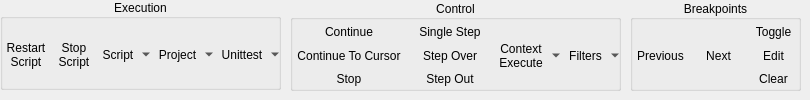
    <widget class="QWidget" name="tabRun">
     <attribute name="title">
      <string>Run</string>
     </attribute>
     <widget class="QGroupBox" name="groupBox_5">
      <property name="geometry">
       <rect>
        <x>0</x>
        <y>-1</y>
        <width>281</width>
        <height>91</height>
       </rect>
      </property>
      <property name="title">
       <string>Execution</string>
      </property>
      <property name="alignment">
       <set>Qt::AlignCenter</set>
      </property>
      <property name="flat">
       <bool>true</bool>
      </property>
      <widget class="QWidget" name="layoutWidget">
       <property name="geometry">
        <rect>
         <x>0</x>
         <y>20</y>
         <width>281</width>
         <height>71</height>
        </rect>
       </property>
       <layout class="QHBoxLayout" name="horizontalLayout">
        <property name="spacing">
         <number>0</number>
        </property>
        <item>
         <widget class="QToolButton" name="toolButton_5">
          <property name="sizePolicy">
           <sizepolicy hsizetype="Preferred" vsizetype="Expanding">
            <horstretch>0</horstretch>
            <verstretch>0</verstretch>
           </sizepolicy>
          </property>
          <property name="minimumSize">
           <size>
            <width>44</width>
            <height>22</height>
           </size>
          </property>
          <property name="text">
           <string>Restart
Script</string>
          </property>
          <property name="icon">
           <iconset resource="../../Resources/Icons/ericActions.qrc">
            <normaloff>:/Run/restart.png</normaloff>:/Run/restart.png</iconset>
          </property>
          <property name="iconSize">
           <size>
            <width>32</width>
            <height>32</height>
           </size>
          </property>
          <property name="popupMode">
           <enum>QToolButton::DelayedPopup</enum>
          </property>
          <property name="toolButtonStyle">
           <enum>Qt::ToolButtonTextUnderIcon</enum>
          </property>
          <property name="autoRaise">
           <bool>true</bool>
          </property>
         </widget>
        </item>
        <item>
         <widget class="QToolButton" name="toolButton_16">
          <property name="sizePolicy">
           <sizepolicy hsizetype="Preferred" vsizetype="Expanding">
            <horstretch>0</horstretch>
            <verstretch>0</verstretch>
           </sizepolicy>
          </property>
          <property name="minimumSize">
           <size>
            <width>44</width>
            <height>22</height>
           </size>
          </property>
          <property name="text">
           <string>Stop
Script</string>
          </property>
          <property name="icon">
           <iconset resource="../../Resources/Icons/ericActions.qrc">
            <normaloff>:/Run/stop_script.png</normaloff>:/Run/stop_script.png</iconset>
          </property>
          <property name="iconSize">
           <size>
            <width>32</width>
            <height>32</height>
           </size>
          </property>
          <property name="popupMode">
           <enum>QToolButton::DelayedPopup</enum>
          </property>
          <property name="toolButtonStyle">
           <enum>Qt::ToolButtonTextUnderIcon</enum>
          </property>
          <property name="autoRaise">
           <bool>true</bool>
          </property>
         </widget>
        </item>
        <item>
         <widget class="QToolButton" name="toolButton_17">
          <property name="sizePolicy">
           <sizepolicy hsizetype="Preferred" vsizetype="Expanding">
            <horstretch>0</horstretch>
            <verstretch>0</verstretch>
           </sizepolicy>
          </property>
          <property name="minimumSize">
           <size>
            <width>44</width>
            <height>22</height>
           </size>
          </property>
          <property name="text">
           <string>Script</string>
          </property>
          <property name="icon">
           <iconset resource="../../Resources/Icons/ericActions.qrc">
            <normaloff>:/Run/script_run.png</normaloff>:/Run/script_run.png</iconset>
          </property>
          <property name="iconSize">
           <size>
            <width>32</width>
            <height>32</height>
           </size>
          </property>
          <property name="popupMode">
           <enum>QToolButton::MenuButtonPopup</enum>
          </property>
          <property name="toolButtonStyle">
           <enum>Qt::ToolButtonTextUnderIcon</enum>
          </property>
          <property name="autoRaise">
           <bool>true</bool>
          </property>
         </widget>
        </item>
        <item>
         <widget class="QToolButton" name="toolButton_21">
          <property name="sizePolicy">
           <sizepolicy hsizetype="Preferred" vsizetype="Expanding">
            <horstretch>0</horstretch>
            <verstretch>0</verstretch>
           </sizepolicy>
          </property>
          <property name="minimumSize">
           <size>
            <width>44</width>
            <height>22</height>
           </size>
          </property>
          <property name="text">
           <string>Project</string>
          </property>
          <property name="icon">
           <iconset resource="../../Resources/Icons/ericActions.qrc">
            <normaloff>:/Run/runProject.png</normaloff>:/Run/runProject.png</iconset>
          </property>
          <property name="iconSize">
           <size>
            <width>32</width>
            <height>32</height>
           </size>
          </property>
          <property name="popupMode">
           <enum>QToolButton::MenuButtonPopup</enum>
          </property>
          <property name="toolButtonStyle">
           <enum>Qt::ToolButtonTextUnderIcon</enum>
          </property>
          <property name="autoRaise">
           <bool>true</bool>
          </property>
         </widget>
        </item>
        <item>
         <widget class="QToolButton" name="toolButton_53">
          <property name="sizePolicy">
           <sizepolicy hsizetype="Preferred" vsizetype="Expanding">
            <horstretch>0</horstretch>
            <verstretch>0</verstretch>
           </sizepolicy>
          </property>
          <property name="minimumSize">
           <size>
            <width>44</width>
            <height>22</height>
           </size>
          </property>
          <property name="text">
           <string>Unittest</string>
          </property>
          <property name="icon">
           <iconset resource="../../Resources/Icons/ericActions.qrc">
            <normaloff>:/Unittest/unittest.png</normaloff>:/Unittest/unittest.png</iconset>
          </property>
          <property name="iconSize">
           <size>
            <width>32</width>
            <height>32</height>
           </size>
          </property>
          <property name="popupMode">
           <enum>QToolButton::MenuButtonPopup</enum>
          </property>
          <property name="toolButtonStyle">
           <enum>Qt::ToolButtonTextUnderIcon</enum>
          </property>
          <property name="autoRaise">
           <bool>true</bool>
          </property>
         </widget>
        </item>
       </layout>
      </widget>
     </widget>
     <widget class="QGroupBox" name="groupBox_8">
      <property name="geometry">
       <rect>
        <x>290</x>
        <y>0</y>
        <width>331</width>
        <height>91</height>
       </rect>
      </property>
      <property name="title">
       <string>Control</string>
      </property>
      <property name="alignment">
       <set>Qt::AlignCenter</set>
      </property>
      <property name="flat">
       <bool>true</bool>
      </property>
      <widget class="QWidget" name="layoutWidget">
       <property name="geometry">
        <rect>
         <x>0</x>
         <y>20</y>
         <width>331</width>
         <height>71</height>
        </rect>
       </property>
       <layout class="QGridLayout" name="gridLayout_5">
        <property name="spacing">
         <number>0</number>
        </property>
        <item row="0" column="0">
         <widget class="QToolButton" name="toolButton_29">
          <property name="sizePolicy">
           <sizepolicy hsizetype="Preferred" vsizetype="Expanding">
            <horstretch>0</horstretch>
            <verstretch>0</verstretch>
           </sizepolicy>
          </property>
          <property name="minimumSize">
           <size>
            <width>44</width>
            <height>22</height>
           </size>
          </property>
          <property name="text">
           <string>Continue</string>
          </property>
          <property name="icon">
           <iconset resource="../../Resources/Icons/ericActions.qrc">
            <normaloff>:/Debugger/continue.png</normaloff>:/Debugger/continue.png</iconset>
          </property>
          <property name="popupMode">
           <enum>QToolButton::DelayedPopup</enum>
          </property>
          <property name="toolButtonStyle">
           <enum>Qt::ToolButtonTextBesideIcon</enum>
          </property>
          <property name="autoRaise">
           <bool>true</bool>
          </property>
         </widget>
        </item>
        <item row="0" column="1">
         <widget class="QToolButton" name="toolButton_34">
          <property name="sizePolicy">
           <sizepolicy hsizetype="Preferred" vsizetype="Expanding">
            <horstretch>44</horstretch>
            <verstretch>22</verstretch>
           </sizepolicy>
          </property>
          <property name="text">
           <string>Single Step</string>
          </property>
          <property name="icon">
           <iconset resource="../../Resources/Icons/ericActions.qrc">
            <normaloff>:/Debugger/step.png</normaloff>:/Debugger/step.png</iconset>
          </property>
          <property name="popupMode">
           <enum>QToolButton::DelayedPopup</enum>
          </property>
          <property name="toolButtonStyle">
           <enum>Qt::ToolButtonTextBesideIcon</enum>
          </property>
          <property name="autoRaise">
           <bool>true</bool>
          </property>
         </widget>
        </item>
        <item row="0" column="2" rowspan="3">
         <widget class="QToolButton" name="toolButton_25">
          <property name="sizePolicy">
           <sizepolicy hsizetype="Preferred" vsizetype="Expanding">
            <horstretch>0</horstretch>
            <verstretch>0</verstretch>
           </sizepolicy>
          </property>
          <property name="minimumSize">
           <size>
            <width>44</width>
            <height>22</height>
           </size>
          </property>
          <property name="text">
           <string>Context
Execute</string>
          </property>
          <property name="icon">
           <iconset resource="../../Resources/Icons/ericActions.qrc">
            <normaloff>:/Debugger/funct.png</normaloff>:/Debugger/funct.png</iconset>
          </property>
          <property name="iconSize">
           <size>
            <width>32</width>
            <height>32</height>
           </size>
          </property>
          <property name="popupMode">
           <enum>QToolButton::MenuButtonPopup</enum>
          </property>
          <property name="toolButtonStyle">
           <enum>Qt::ToolButtonTextUnderIcon</enum>
          </property>
          <property name="autoRaise">
           <bool>true</bool>
          </property>
         </widget>
        </item>
        <item row="0" column="3" rowspan="3">
         <widget class="QToolButton" name="toolButton_102">
          <property name="sizePolicy">
           <sizepolicy hsizetype="Preferred" vsizetype="Expanding">
            <horstretch>0</horstretch>
            <verstretch>0</verstretch>
           </sizepolicy>
          </property>
          <property name="minimumSize">
           <size>
            <width>44</width>
            <height>22</height>
           </size>
          </property>
          <property name="text">
           <string>Filters</string>
          </property>
          <property name="icon">
           <iconset resource="../../Resources/Icons/ericActions.qrc">
            <normaloff>:/Debugger/filter.png</normaloff>:/Debugger/filter.png</iconset>
          </property>
          <property name="iconSize">
           <size>
            <width>32</width>
            <height>32</height>
           </size>
          </property>
          <property name="popupMode">
           <enum>QToolButton::MenuButtonPopup</enum>
          </property>
          <property name="toolButtonStyle">
           <enum>Qt::ToolButtonTextUnderIcon</enum>
          </property>
          <property name="autoRaise">
           <bool>true</bool>
          </property>
         </widget>
        </item>
        <item row="1" column="0">
         <widget class="QToolButton" name="toolButton_30">
          <property name="sizePolicy">
           <sizepolicy hsizetype="Preferred" vsizetype="Expanding">
            <horstretch>44</horstretch>
            <verstretch>22</verstretch>
           </sizepolicy>
          </property>
          <property name="text">
           <string>Continue To Cursor</string>
          </property>
          <property name="icon">
           <iconset resource="../../Resources/Icons/ericActions.qrc">
            <normaloff>:/Debugger/continueToCursor.png</normaloff>:/Debugger/continueToCursor.png</iconset>
          </property>
          <property name="popupMode">
           <enum>QToolButton::DelayedPopup</enum>
          </property>
          <property name="toolButtonStyle">
           <enum>Qt::ToolButtonTextBesideIcon</enum>
          </property>
          <property name="autoRaise">
           <bool>true</bool>
          </property>
         </widget>
        </item>
        <item row="1" column="1">
         <widget class="QToolButton" name="toolButton_32">
          <property name="sizePolicy">
           <sizepolicy hsizetype="Preferred" vsizetype="Expanding">
            <horstretch>44</horstretch>
            <verstretch>22</verstretch>
           </sizepolicy>
          </property>
          <property name="text">
           <string>Step Over</string>
          </property>
          <property name="icon">
           <iconset resource="../../Resources/Icons/ericActions.qrc">
            <normaloff>:/Debugger/stepOver.png</normaloff>:/Debugger/stepOver.png</iconset>
          </property>
          <property name="popupMode">
           <enum>QToolButton::DelayedPopup</enum>
          </property>
          <property name="toolButtonStyle">
           <enum>Qt::ToolButtonTextBesideIcon</enum>
          </property>
          <property name="autoRaise">
           <bool>true</bool>
          </property>
         </widget>
        </item>
        <item row="2" column="0">
         <widget class="QToolButton" name="toolButton_31">
          <property name="sizePolicy">
           <sizepolicy hsizetype="Preferred" vsizetype="Expanding">
            <horstretch>44</horstretch>
            <verstretch>22</verstretch>
           </sizepolicy>
          </property>
          <property name="text">
           <string>Stop</string>
          </property>
          <property name="icon">
           <iconset resource="../../Resources/Icons/ericActions.qrc">
            <normaloff>:/Debugger/stepQuit.png</normaloff>:/Debugger/stepQuit.png</iconset>
          </property>
          <property name="popupMode">
           <enum>QToolButton::DelayedPopup</enum>
          </property>
          <property name="toolButtonStyle">
           <enum>Qt::ToolButtonTextBesideIcon</enum>
          </property>
          <property name="autoRaise">
           <bool>true</bool>
          </property>
         </widget>
        </item>
        <item row="2" column="1">
         <widget class="QToolButton" name="toolButton_33">
          <property name="sizePolicy">
           <sizepolicy hsizetype="Preferred" vsizetype="Expanding">
            <horstretch>44</horstretch>
            <verstretch>22</verstretch>
           </sizepolicy>
          </property>
          <property name="text">
           <string>Step Out</string>
          </property>
          <property name="icon">
           <iconset resource="../../Resources/Icons/ericActions.qrc">
            <normaloff>:/Debugger/stepOut.png</normaloff>:/Debugger/stepOut.png</iconset>
          </property>
          <property name="popupMode">
           <enum>QToolButton::DelayedPopup</enum>
          </property>
          <property name="toolButtonStyle">
           <enum>Qt::ToolButtonTextBesideIcon</enum>
          </property>
          <property name="autoRaise">
           <bool>true</bool>
          </property>
         </widget>
        </item>
       </layout>
      </widget>
     </widget>
     <widget class="QGroupBox" name="groupBox_9">
      <property name="geometry">
       <rect>
        <x>630</x>
        <y>0</y>
        <width>171</width>
        <height>91</height>
       </rect>
      </property>
      <property name="title">
       <string>Breakpoints</string>
      </property>
      <property name="alignment">
       <set>Qt::AlignCenter</set>
      </property>
      <property name="flat">
       <bool>true</bool>
      </property>
      <widget class="QWidget" name="layoutWidget">
       <property name="geometry">
        <rect>
         <x>0</x>
         <y>20</y>
         <width>171</width>
         <height>71</height>
        </rect>
       </property>
       <layout class="QGridLayout" name="gridLayout_4">
        <property name="spacing">
         <number>0</number>
        </property>
        <item row="0" column="0" rowspan="3">
         <widget class="QToolButton" name="toolButton_36">
          <property name="sizePolicy">
           <sizepolicy hsizetype="Preferred" vsizetype="Expanding">
            <horstretch>0</horstretch>
            <verstretch>0</verstretch>
           </sizepolicy>
          </property>
          <property name="minimumSize">
           <size>
            <width>44</width>
            <height>22</height>
           </size>
          </property>
          <property name="text">
           <string>Previous</string>
          </property>
          <property name="icon">
           <iconset resource="../../Resources/Icons/ericActions.qrc">
            <normaloff>:/Breakpoints/breakpoint_previous.png</normaloff>:/Breakpoints/breakpoint_previous.png</iconset>
          </property>
          <property name="iconSize">
           <size>
            <width>32</width>
            <height>32</height>
           </size>
          </property>
          <property name="popupMode">
           <enum>QToolButton::DelayedPopup</enum>
          </property>
          <property name="toolButtonStyle">
           <enum>Qt::ToolButtonTextUnderIcon</enum>
          </property>
          <property name="autoRaise">
           <bool>true</bool>
          </property>
         </widget>
        </item>
        <item row="0" column="1" rowspan="3">
         <widget class="QToolButton" name="toolButton_26">
          <property name="sizePolicy">
           <sizepolicy hsizetype="Preferred" vsizetype="Expanding">
            <horstretch>0</horstretch>
            <verstretch>0</verstretch>
           </sizepolicy>
          </property>
          <property name="minimumSize">
           <size>
            <width>44</width>
            <height>22</height>
           </size>
          </property>
          <property name="text">
           <string>Next</string>
          </property>
          <property name="icon">
           <iconset resource="../../Resources/Icons/ericActions.qrc">
            <normaloff>:/Breakpoints/breakpoint_next.png</normaloff>:/Breakpoints/breakpoint_next.png</iconset>
          </property>
          <property name="iconSize">
           <size>
            <width>32</width>
            <height>32</height>
           </size>
          </property>
          <property name="popupMode">
           <enum>QToolButton::DelayedPopup</enum>
          </property>
          <property name="toolButtonStyle">
           <enum>Qt::ToolButtonTextUnderIcon</enum>
          </property>
          <property name="autoRaise">
           <bool>true</bool>
          </property>
         </widget>
        </item>
        <item row="0" column="2">
         <widget class="QToolButton" name="toolButton_27">
          <property name="sizePolicy">
           <sizepolicy hsizetype="Preferred" vsizetype="Expanding">
            <horstretch>0</horstretch>
            <verstretch>0</verstretch>
           </sizepolicy>
          </property>
          <property name="minimumSize">
           <size>
            <width>44</width>
            <height>22</height>
           </size>
          </property>
          <property name="text">
           <string>Toggle</string>
          </property>
          <property name="icon">
           <iconset resource="../../Resources/Icons/ericActions.qrc">
            <normaloff>:/Breakpoints/breakpoint_toggle.png</normaloff>:/Breakpoints/breakpoint_toggle.png</iconset>
          </property>
          <property name="popupMode">
           <enum>QToolButton::DelayedPopup</enum>
          </property>
          <property name="toolButtonStyle">
           <enum>Qt::ToolButtonTextBesideIcon</enum>
          </property>
          <property name="autoRaise">
           <bool>true</bool>
          </property>
         </widget>
        </item>
        <item row="1" column="2">
         <widget class="QToolButton" name="toolButton_28">
          <property name="sizePolicy">
           <sizepolicy hsizetype="Preferred" vsizetype="Expanding">
            <horstretch>0</horstretch>
            <verstretch>0</verstretch>
           </sizepolicy>
          </property>
          <property name="minimumSize">
           <size>
            <width>44</width>
            <height>22</height>
           </size>
          </property>
          <property name="text">
           <string>Edit</string>
          </property>
          <property name="icon">
           <iconset resource="../../Resources/Icons/ericActions.qrc">
            <normaloff>:/Breakpoints/breakpoint_edit.png</normaloff>:/Breakpoints/breakpoint_edit.png</iconset>
          </property>
          <property name="popupMode">
           <enum>QToolButton::DelayedPopup</enum>
          </property>
          <property name="toolButtonStyle">
           <enum>Qt::ToolButtonTextBesideIcon</enum>
          </property>
          <property name="autoRaise">
           <bool>true</bool>
          </property>
         </widget>
        </item>
        <item row="2" column="2">
         <widget class="QToolButton" name="toolButton_35">
          <property name="sizePolicy">
           <sizepolicy hsizetype="Preferred" vsizetype="Expanding">
            <horstretch>0</horstretch>
            <verstretch>0</verstretch>
           </sizepolicy>
          </property>
          <property name="minimumSize">
           <size>
            <width>44</width>
            <height>22</height>
           </size>
          </property>
          <property name="text">
           <string>Clear</string>
          </property>
          <property name="icon">
           <iconset resource="../../Resources/Icons/ericActions.qrc">
            <normaloff>:/Breakpoints/breakpoint_clear.png</normaloff>:/Breakpoints/breakpoint_clear.png</iconset>
          </property>
          <property name="popupMode">
           <enum>QToolButton::DelayedPopup</enum>
          </property>
          <property name="toolButtonStyle">
           <enum>Qt::ToolButtonTextBesideIcon</enum>
          </property>
          <property name="autoRaise">
           <bool>true</bool>
          </property>
         </widget>
        </item>
       </layout>
      </widget>
     </widget>
    </widget>
